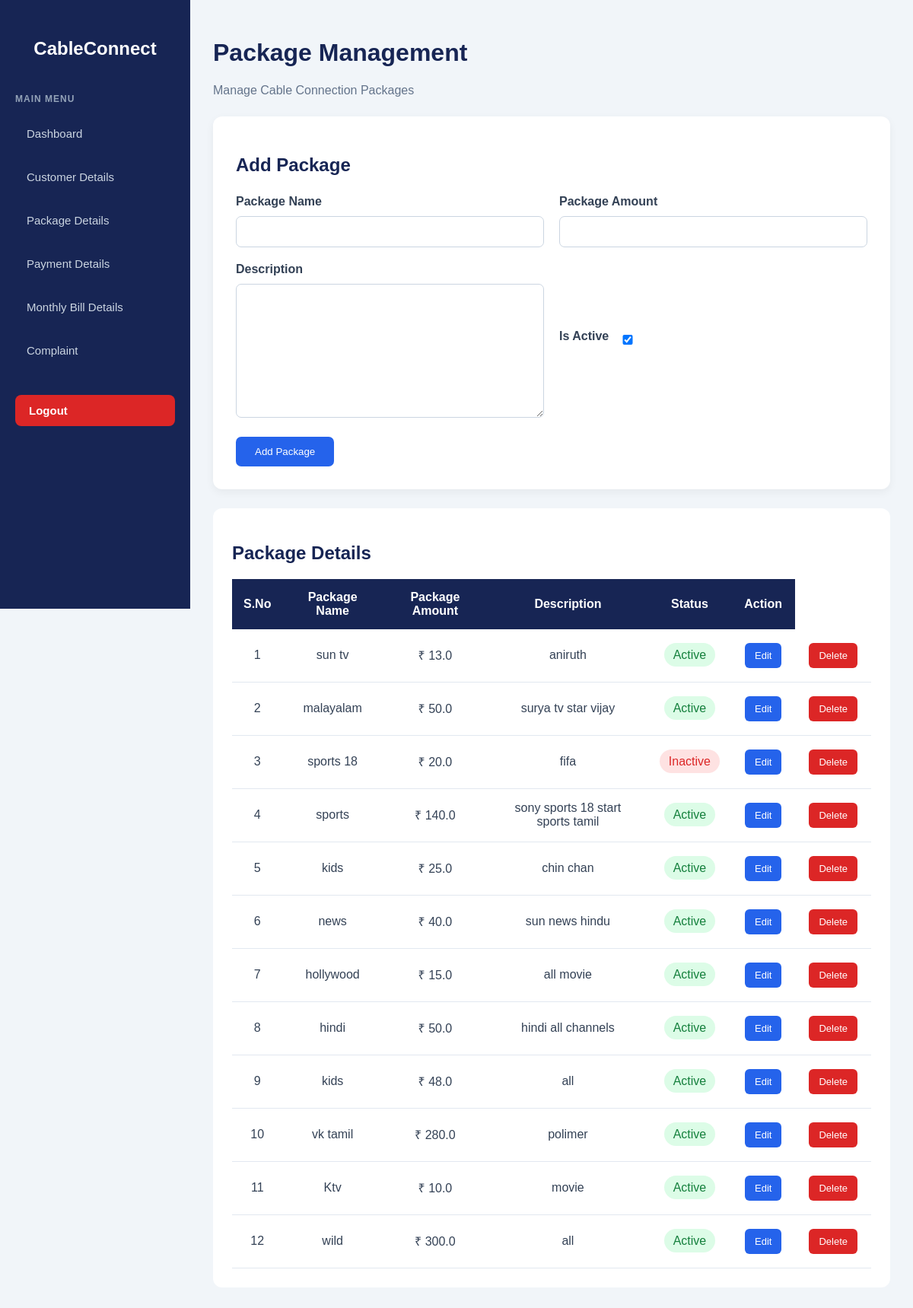
Page /package/ on the earlier database version.
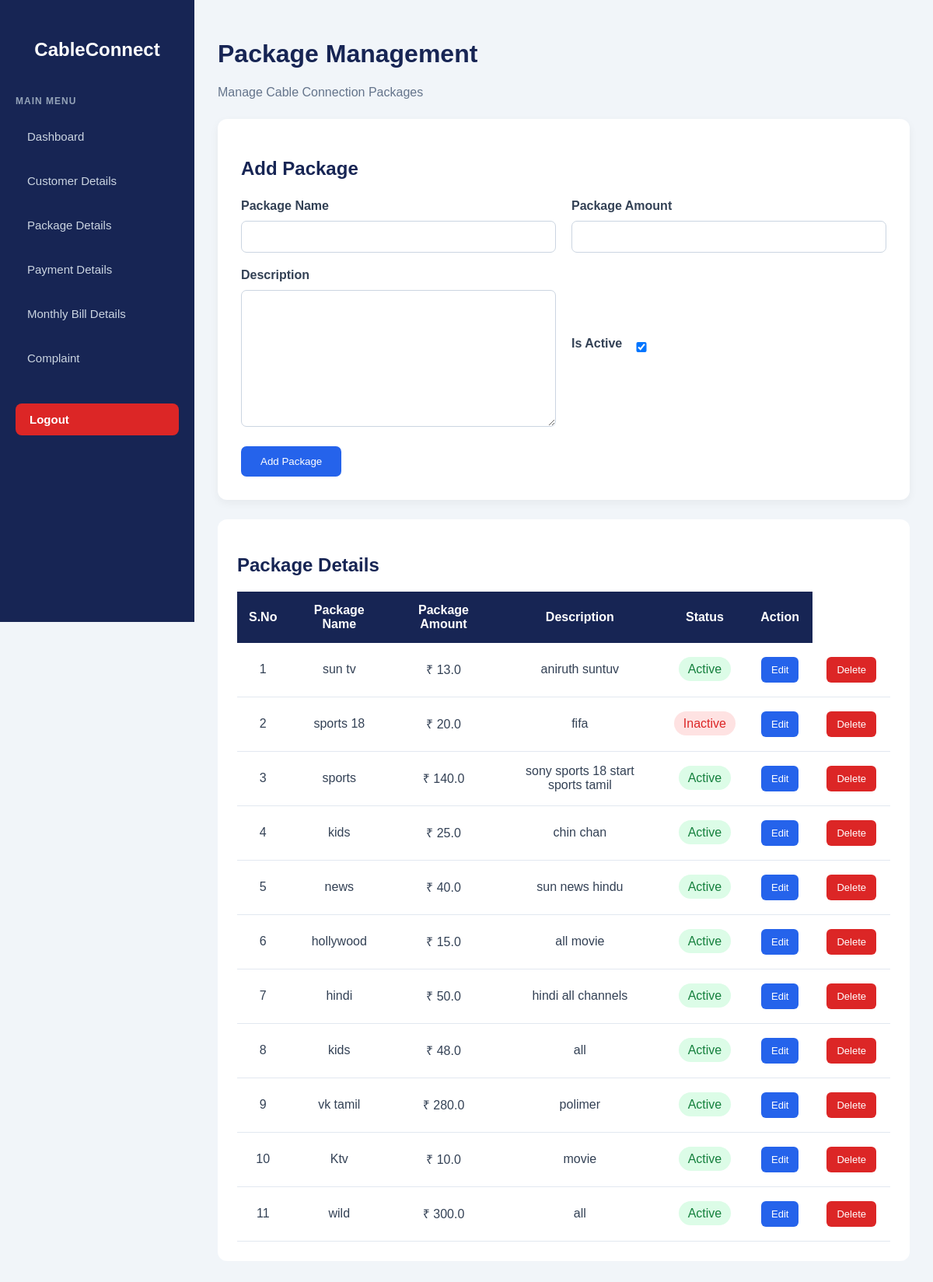
Same page on the later database version.
### cash/models.py (models this page shows, shortened)
class ConnectionPackage(models.Model):
    package_name = models.CharField(max_length=100)
    package_amount = models.FloatField()
    description = models.TextField(blank=True)
    is_active = models.BooleanField(default=True)

### cash/views.py (the view)
# urls.py: path('package/', package_view, name='package'),
def package_view(request):
    form = packageForm()
    if request.method == "POST":
        form = packageForm(request.POST)
        if form.is_valid():
            form.save()
            return redirect('package')
    packages = ConnectionPackage.objects.all()
    return render(request, 'package.html', {
        'form': form,
        'packages': packages
    })

### cash/forms.py
class packageForm(ModelForm):
    class Meta:
        model = ConnectionPackage
        fields = "__all__"

### cash/templates/package.html (shortened to what this page needs)
{% load static %}
<!DOCTYPE html>
<html>
<head>
    <link rel="stylesheet" href="{% static 'sidebar.css' %}?v=1">
    <link rel="stylesheet" href="{% static 'package.css' %}">
</head>
<body>
{% include 'sidebar.html' %}
<div class="page-content">
    <h1>Package Management</h1>
    <p>Manage Cable Connection Packages</p>
    <div class="form-container">
        <h2>Add Package</h2>
        <form method="POST">
            <div class="form-grid">
                <div class="form-group">
                    <label>Package Name</label>
                    {{ form.package_name }}
                </div>
                <div class="form-group">
                    <label>Package Amount</label>
                    {{ form.package_amount }}
                </div>
                <div class="form-group">
                    <label>Description</label>
                    {{ form.description }}
                </div>
                <div class="form-group checkbox">
                    <label>Is Active</label>
                    {{ form.is_active }}
                </div>
            </div>
            <button type="submit">Add Package</button>
        </form>
    </div>
    <div class="table-container">
        <h2>Package Details</h2>
        <table>
            <thead>
                <tr>
                    <th>S.No</th>
                    <th>Package Name</th>
                    <th>Package Amount</th>
                    <th>Description</th>
                    <th>Status</th>
                    <th>Action</th>
                </tr>
            </thead>
            <tbody>
                {% for package in packages %}
                <tr>
                    <td>{{ forloop.counter }}</td>
                    <td>{{ package.package_name }}</td>
                    <td>₹ {{ package.package_amount }}</td>
                    <td>{{ package.description }}</td>
                    <td>
                        {% if package.is_active %}
                            <span class="active">Active</span>
                        {% else %}
                            <span class="inactive">Inactive</span>
                        {% endif %}
                    </td>
                    <td>
                        <a href="{% url 'package-edit' package.id %}"
                           class="edit-btn">Edit</a>
                    </td>
                    <td>
                         <form method="POST"
          action="{% url 'package-delete' package.id %}"
          style="display: inline;">
        <button type="submit"
                class="delete-btn"
                onclick="return confirm('Are you sure you want to delete this package?');">
            Delete
        </button>
    </form>
                    </td>
                </tr>
                {% empty %}
                <tr>
                    <td colspan="6">No Packages Found</td>
                </tr>
                {% endfor %}
            </tbody>
        </table>
    </div>
</div>
</body>
</html>

Differences in the rows shown:
removed ConnectionPackage: package_name "malayalam", package_amount "50.0", description "surya tv star vijay", is_active "Active"
changed ConnectionPackage "sun tv": description "aniruth" → "aniruth suntuv"
